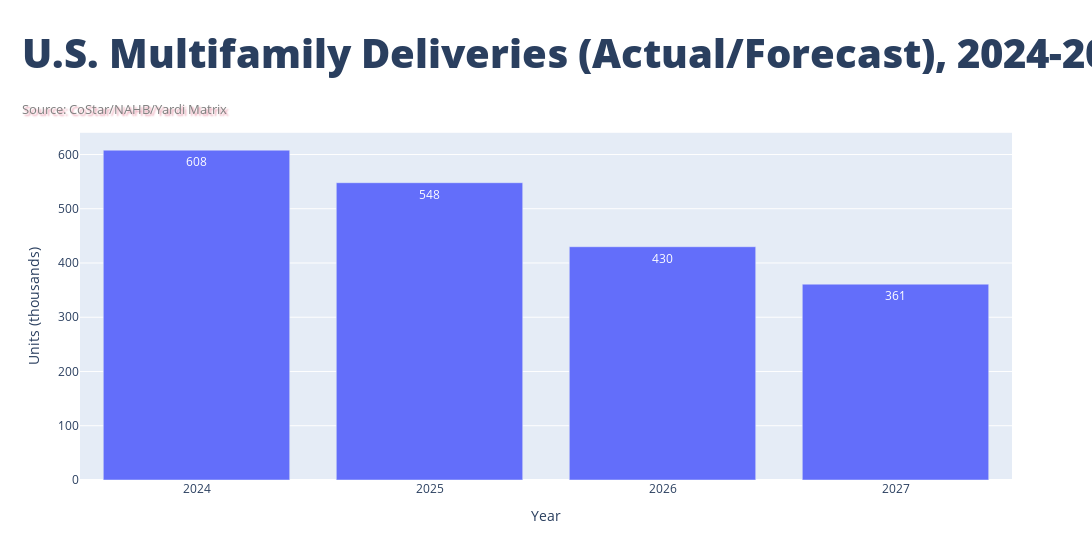

Notebook source saved alongside this figure:
### Code cell
figs = []

# 1) Multifamily deliveries (actual + outside-sourced forecasts)
print("Plot #1: Multifamily deliveries")
years_deliveries = [2024, 2025, 2026, 2027]
deliveries_k = [608, 548, 430, 361]   # thousands of units; sources: CoStar/NAHB via articles + Yardi Matrix forecast

fig = go.Figure(layout=dict(title="U.S. Multifamily Deliveries (Actual/Forecast), 2024-2027", xaxis_title="Year", yaxis_title="Units (thousands)"))
fig.add_trace(go.Bar(x=[str(y) for y in years_deliveries], y=deliveries_k, name='U.S. Multifamily Deliveries (Actual/Forecast), 2024-2027', marker_color='lightblue'))
figs.append(fig)

#1.a)
x = [str(y) for y in years_deliveries]
y = deliveries_k
fig = px.bar(x=x, y=y, title="U.S. Multifamily Deliveries (Actual/Forecast), 2024-2027", labels={"x": "Year", "y": "Units (thousands)"}, text_auto=True)
fig.update_layout(title=dict(
    text='U.S. Multifamily Deliveries (Actual/Forecast), 2024-2027',
    subtitle=dict(
        text='Source: CoStar/NAHB/Yardi Matrix',
        font=dict(color='gray', size=13, shadow=10)
    ),
    font=dict(size=40),
    automargin=True,
    xanchor='left',
    x=0.01,
    y=0.95,
    #yref='paper'
))

#import random
x = [str(y) for y in years_deliveries]
y = deliveries_k
fig = px.bar(x=x, y=y, title="U.S. Multifamily Deliveries (Actual/Forecast), 2024-2027", labels={"x": "Year", "y": "Units (thousands)"}, text_auto=True)#, color=[random.choice(['a', 'b', 'c']) for _ in range(len(x))])
fig.update_layout(
    title=dict(
        text='U.S. Multifamily Deliveries (Actual/Forecast), 2024-2027',
        subtitle=dict(
            text='Source: CoStar/NAHB/Yardi Matrix',
            font=dict(color='gray', size=13, shadow='2px 2px 2px rgba(200,00,50,0.4)')
        ),
        font=dict(size=40, weight=1000), # 1-1000
        automargin=True,
        x=0.02,
        y=0.95,
        #yref='paper'
        xref='container',
        xanchor='left',
        ),
    showlegend=True,
    legend=dict(  # Only works with a 3rd dimension (color)
        title='Legend',
        #orientation='h',
        yanchor='top',
        y=0.99,
        xanchor='left',
        x=0.01,
        font=dict(size=12),
        # y=.5,
        # xanchor='left',
        # xref='container',
        # x=.5,
    ),
    width=1500,
)
fig.show()

figs.append(fig)
#fig.show()

# 2) Multifamily starts (NAHB 2025-2026) + our projection to 2035
print("Plot #2: Multifamily starts")
years_starts = list(range(2025, 2036))
starts_k = [317, 336, 340, 350, 360, 370, 380, 390, 400, 400, 400]  # first two = NAHB; 2027+ our projection plateau at ~400k

fig = go.Figure(layout=dict(title="U.S. Multifamily Housing Starts, 2025-2035 (2025-26 from NAHB; 2027+ projection)", xaxis_title="Year", yaxis_title="Starts (thousands)"))
fig.add_trace(go.Scatter(x=years_starts, y=starts_k, mode='lines+markers', name='U.S. Multifamily Housing Starts, 2025-2035', line=dict(color='blue'), marker=dict(symbol='circle', size=10, color='blue')))
figs.append(fig)

# 3) Industrial vacancy (selected anchor points + interpolation)
print("Plot #3: Industrial vacancy")
years_iv = [2014, 2022, 2025]
vacancy_iv = [6.6, 2.8, 6.6]  # %; CBRE (2014=similar level; 2022 record low; 2025 = 6.6% per CBRE Q2 2025)
# create simple interpolated yearly values for visual smoothness
import numpy as np
years_full = list(range(2014, 2026))
vacancy_interp = np.interp(years_full, years_iv, vacancy_iv)

fig = go.Figure(layout=dict(title="U.S. Industrial Vacancy (%), 2014-2025 (Anchored to CBRE reference points)", xaxis_title="Year", yaxis_title="Vacancy (%)"))
fig.add_trace(go.Scatter(x=years_iv, y=vacancy_iv, mode='lines+markers', name='U.S. Industrial Vacancy (%), 2014-2025', line=dict(color='blue'), marker=dict(symbol='circle', size=10, color='blue')))
figs.append(fig)

# 4) E‑commerce share of total retail (Commerce Dept. actual; forward projection)
print("Plot #4: E-commerce share of total retail")
years_ecom = [2010, 2015, 2020, 2024, 2030, 2035]
share_ecom = [4.2, 7.3, 13.6, 16.4, 22.0, 25.0]  # %; first four approximate Commerce history; 2030/35 are our conservative projections

fig = go.Figure()
fig.add_trace(go.Scatter(x=years_ecom, y=share_ecom, mode='lines+markers', name='U.S. E-commerce as % of Total Retail, 2010-2035', line=dict(color='blue'), marker=dict(symbol='circle', size=10, color='blue')))
figs.append(fig)  

# 5) ENR Construction Cost Index path and projection
print("Plot #5: ENR Construction Cost Index")   
years_cci = [2022, 2023, 2024, 2025]
cci_index = [12620, 13175, 13518, 13750]  # ENR CCI approximate annual averages
# project 2026-2035 at ~3.5% compounded
proj_years = list(range(2026, 2036))
last_value = cci_index[-1]
proj_values = []
for y in proj_years:
    last_value = last_value * 1.035
    proj_values.append(last_value)

fig = go.Figure(layout=dict(title="ENR Construction Cost Index, 2022-2035 (Projection 2026+)", xaxis_title="Year", yaxis_title="Index Level"))
fig.add_trace(go.Scatter(x=years_cci, y=cci_index, mode='lines+markers', name='Actual', line=dict(color='blue'), marker=dict(symbol='circle', size=10, color='blue')))
fig.add_trace(go.Scatter(x=proj_years, y=proj_values, mode='lines+markers', name='Projection', line=dict(color='orange'), marker=dict(symbol='circle', size=10, color='orange')))
figs.append(fig)

# 6) Apartment vacancy—two measures (Moody's vs CBRE, 2024-2025)
print("Plot #6: Apartment vacancy measures")
quarters = ["2024 Q1","2025 Q1","2025 Q2"]
vac_moodys = [5.8, 6.3, 6.3]  # % (last point flat for illustration)
vac_cbre = [5.0, 4.6, 4.1]     # illustrative path to CBRE 4.1% in Q2 2025

fig = go.Figure(layout=dict(title="Multifamily Vacancy Measures, 2024-2025", xaxis_title="Quarter", yaxis_title="Vacancy (%)"))
fig.add_trace(go.Scatter(x=quarters, y=vac_moodys, mode='lines+markers', name="Moody's Analytics (Apt)", line=dict(color='blue'), marker=dict(symbol='circle', size=10, color='blue')))
fig.add_trace(go.Scatter(x=quarters, y=vac_cbre, mode='lines+markers', name="CBRE (All MF)", line=dict(color='orange'), marker=dict(symbol='circle', size=10, color='orange')))
figs.append(fig)



for f in figs:
    f.write_html('chart'+str(figs.index(f)+1)+'.html')

### Figure 1 — Plotly figure (JSON) as saved in the notebook; plotly's stock layout.template omitted (floating-point values rounded to 4 significant figures)
{"data": [{"hovertemplate": "Year=%{x}<br>Units (thousands)=%{y}<extra></extra>", "legendgroup": "", "marker": {"color": "#636efa", "pattern": {"shape": ""}}, "name": "", "orientation": "v", "showlegend": false, "textposition": "auto", "texttemplate": "%{y}", "type": "bar", "x": ["2024", "2025", "2026", "2027"], "xaxis": "x", "y": [608, 548, 430, 361], "yaxis": "y"}], "layout": {"barmode": "relative", "legend": {"font": {"size": 12}, "title": {"text": "Legend"}, "tracegroupgap": 0, "x": 0.01, "xanchor": "left", "y": 0.99, "yanchor": "top"}, "showlegend": true, "title": {"automargin": true, "font": {"size": 40, "weight": 1000}, "subtitle": {"font": {"color": "gray", "shadow": "2px 2px 2px rgba(200,00,50,0.4)", "size": 13}, "text": "Source: CoStar/NAHB/Yardi Matrix"}, "text": "U.S. Multifamily Deliveries (Actual/Forecast), 2024-2027", "x": 0.02, "xanchor": "left", "xref": "container", "y": 0.95}, "width": 1500, "xaxis": {"anchor": "y", "domain": [0, 1], "title": {"text": "Year"}}, "yaxis": {"anchor": "x", "domain": [0, 1], "title": {"text": "Units (thousands)"}}}}
